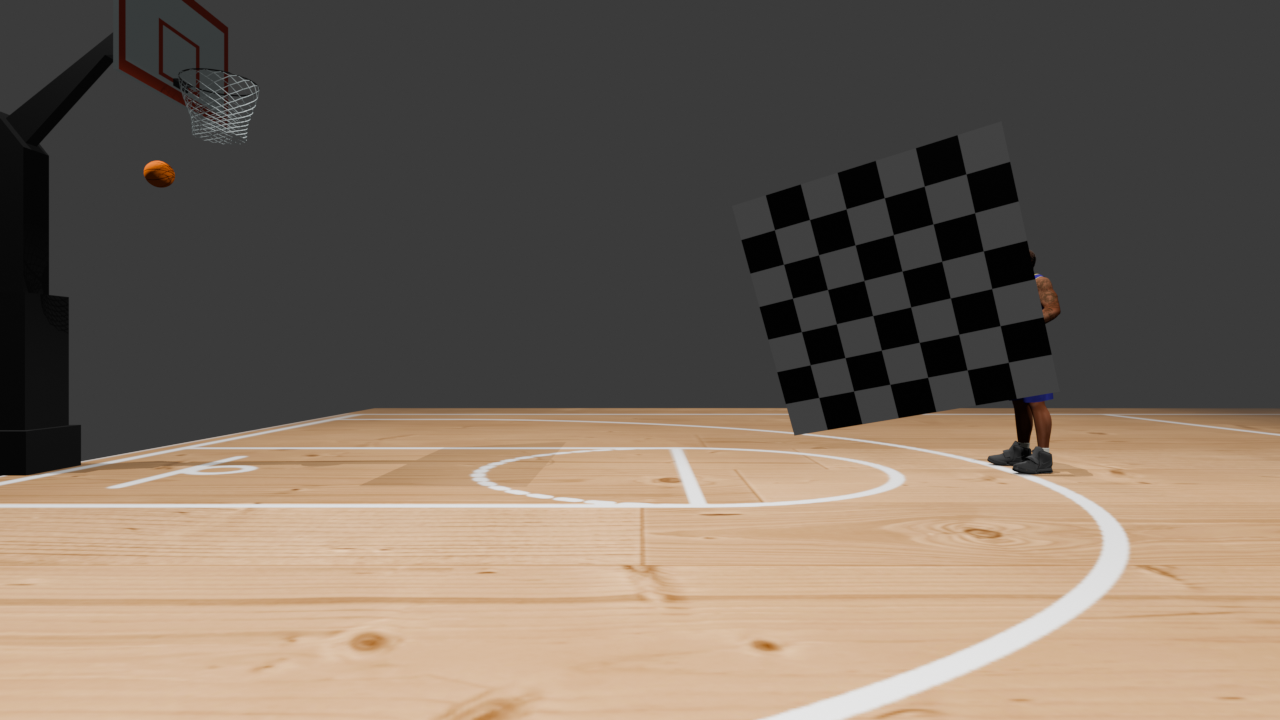
#> input picture img_calib_blender/left/img_0000.png, 1280 x 720 px; its folder holds 4 pictures in this run
$ python calib_blender.py
#> lines starting #> are read from the running program, lines starting #| are printed output that depends on the picture
import numpy as np
import cv2 as cv
import glob
import os
import json

def load_images_from_folder(folder):
#> called with folder = '../img_calib_blender/left'
    images = []
    for filename in sorted(os.listdir(folder)):
        img = cv.imread(os.path.join(folder,filename),cv.IMREAD_GRAYSCALE)
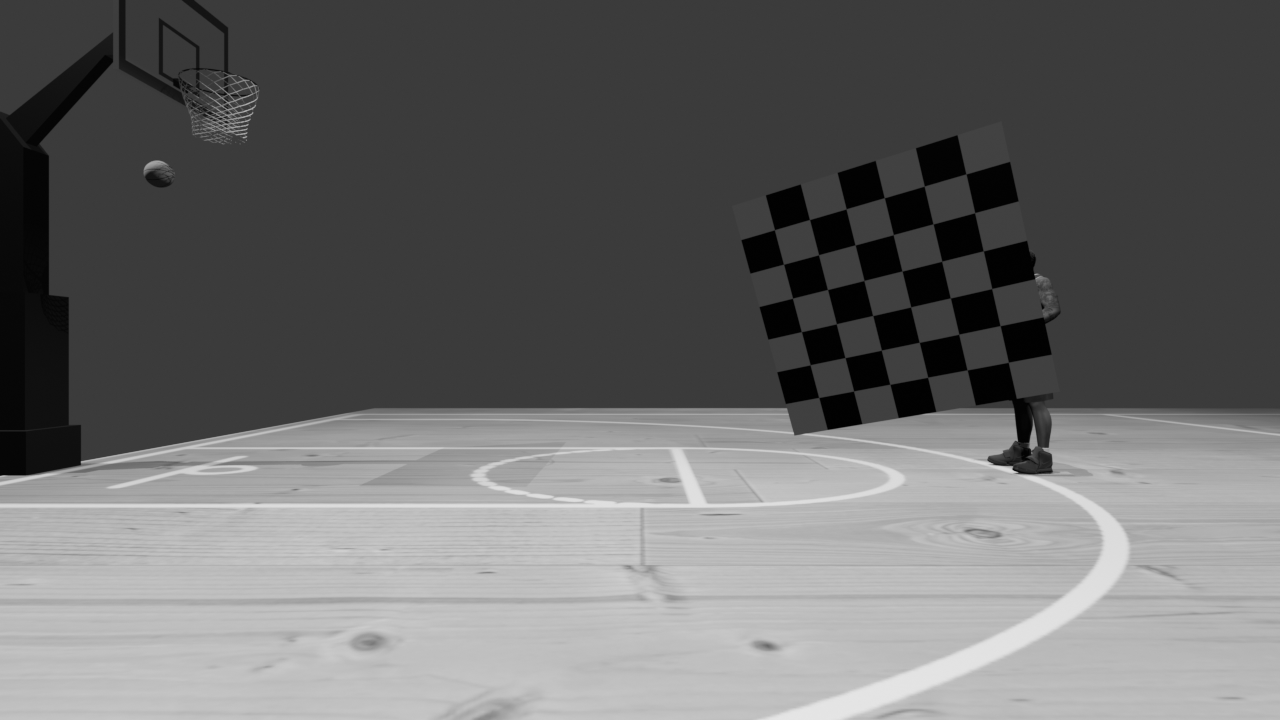
#> img: shape (720, 1280); min 0, max 229, mean 106.2
        if img is not None:
            images.append(img)
#> pass 2 of the loop in load_images_from_folder, `for filename in sorted(os.listdir(folder)):`:
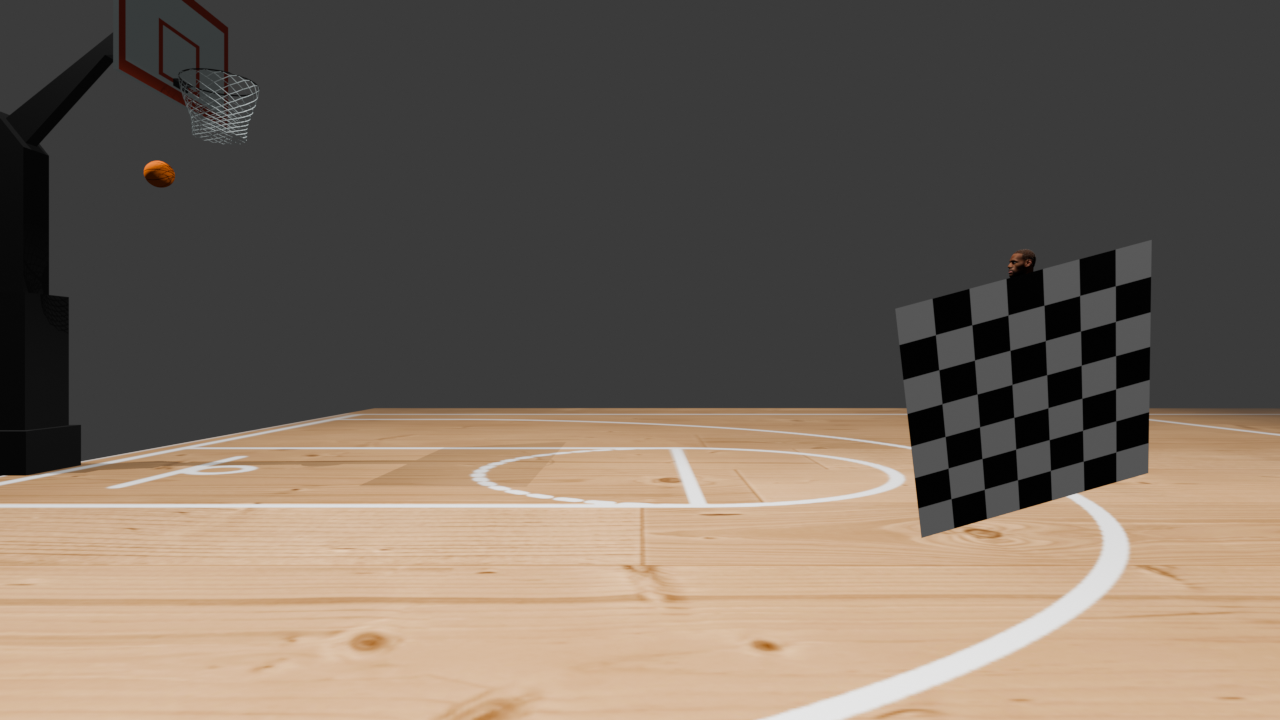
#> input picture img_calib_blender/left/img_0001.png, 1280 x 720 px
#> in load_images_from_folder, `img = cv.imread(os.path.join(folder,filename),cv.IMREAD_GRAYSCALE)`:
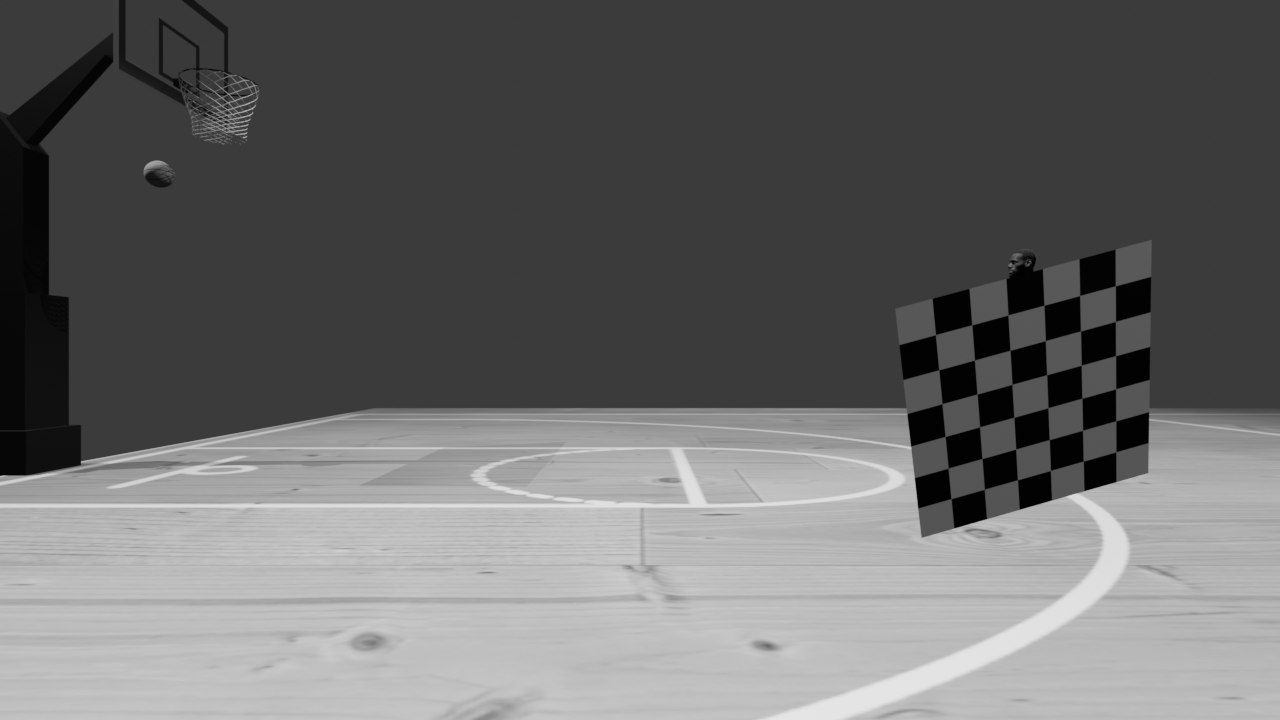
#> img: shape (720, 1280); min 0, max 229, mean 105.3
#> pass 3 of the loop in load_images_from_folder, `for filename in sorted(os.listdir(folder)):`:
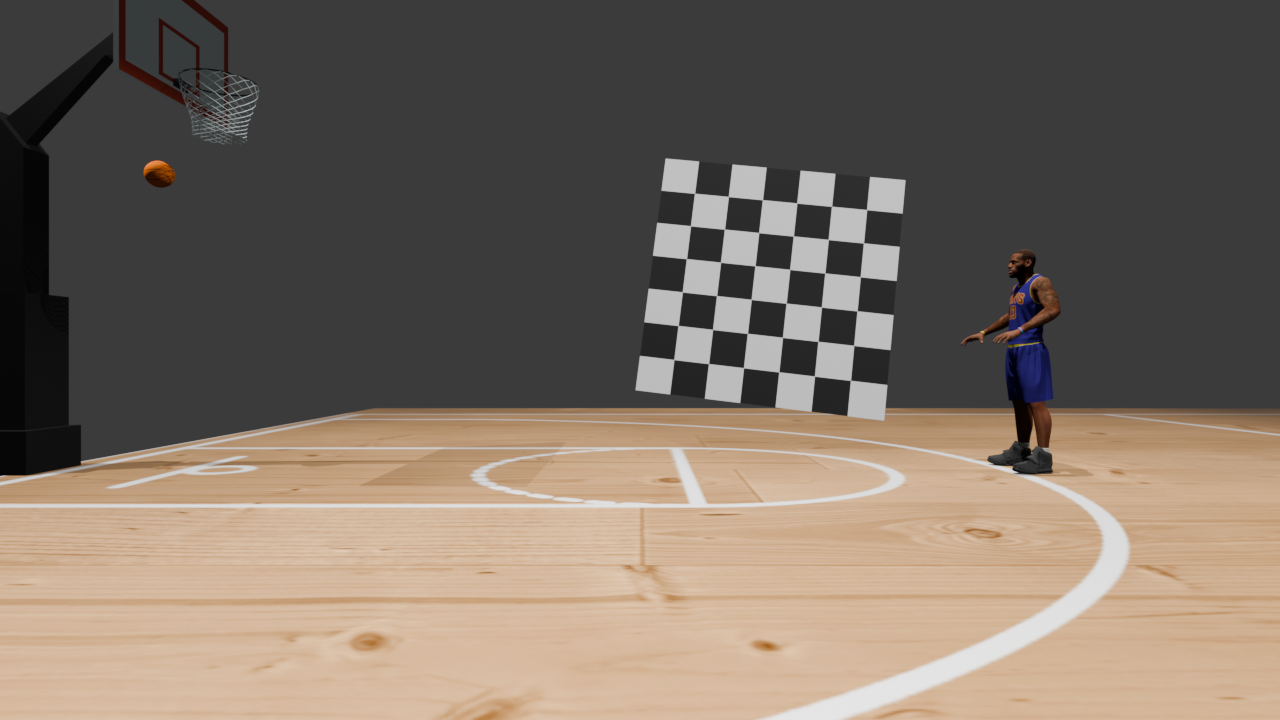
#> input picture img_calib_blender/left/img_0002.png, 1280 x 720 px
#> in load_images_from_folder, `img = cv.imread(os.path.join(folder,filename),cv.IMREAD_GRAYSCALE)`:
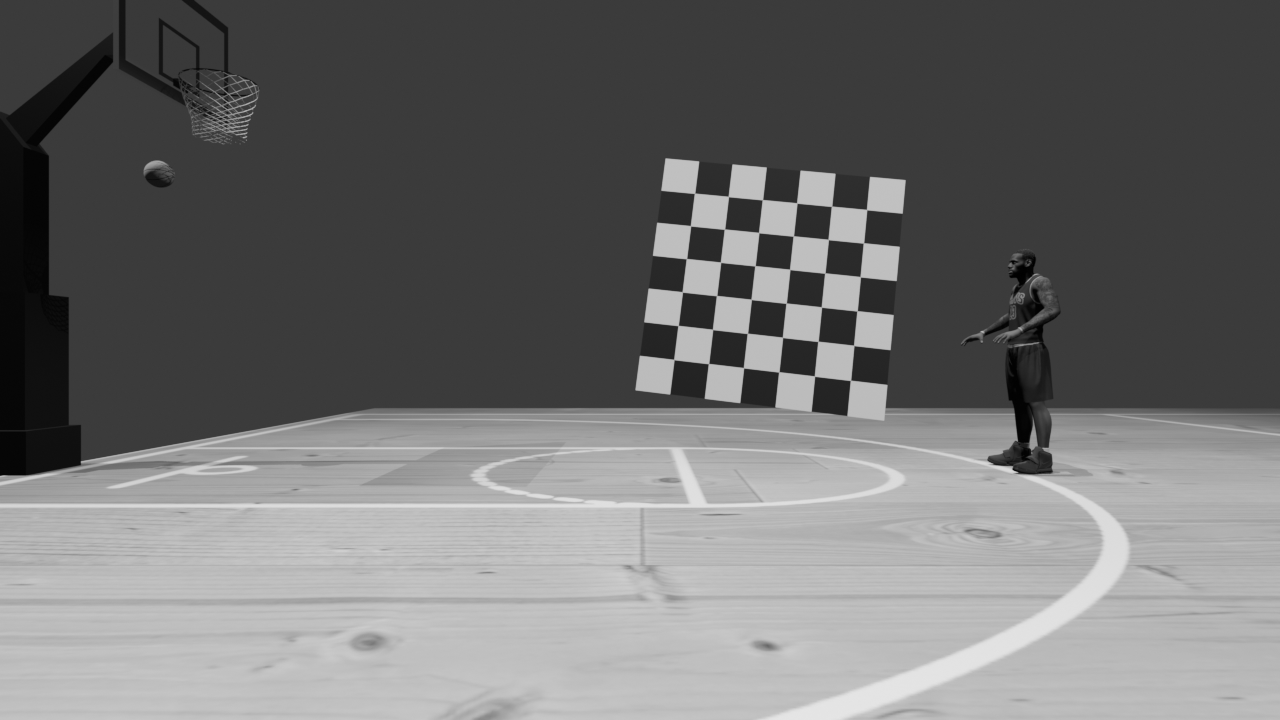
#> img: shape (720, 1280); min 0, max 229, mean 112
#> the loop made 4 passes; the first 3 are shown
    return images


# [37 lines left out: function chessboardCorners, not called in this run]

images_l = load_images_from_folder("../img_calib_blender/left")
images_r = load_images_from_folder("../img_calib_blender/right")
#> (the run stopped early here; a loop or call above may not have finished)
